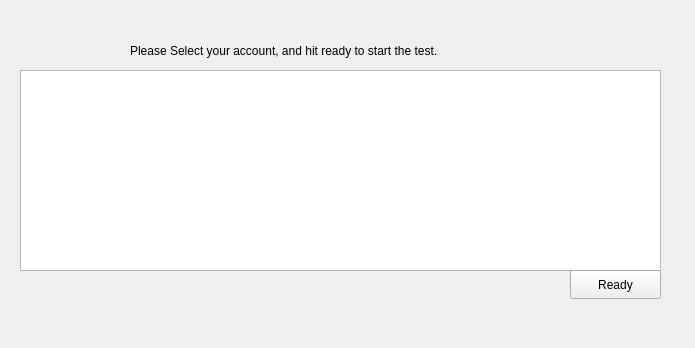
<?xml version="1.0" encoding="UTF-8"?>
<ui version="4.0">
 <class>cardaz_app</class>
 <widget class="QMainWindow" name="cardaz_app">
  <property name="geometry">
   <rect>
    <x>0</x>
    <y>0</y>
    <width>695</width>
    <height>348</height>
   </rect>
  </property>
  <property name="windowTitle">
   <string>cardaz_app</string>
  </property>
  <widget class="QWidget" name="centralWidget">
   <widget class="QStackedWidget" name="form_tabcontrol">
    <property name="geometry">
     <rect>
      <x>0</x>
      <y>20</y>
      <width>691</width>
      <height>301</height>
     </rect>
    </property>
    <property name="currentIndex">
     <number>2</number>
    </property>
    <widget class="QWidget" name="login_form">
     <widget class="QLabel" name="label">
      <property name="geometry">
       <rect>
        <x>200</x>
        <y>100</y>
        <width>271</width>
        <height>21</height>
       </rect>
      </property>
      <property name="text">
       <string>Do you have a record with us aleady?</string>
      </property>
     </widget>
     <widget class="QPushButton" name="yesacc_BTN">
      <property name="geometry">
       <rect>
        <x>150</x>
        <y>180</y>
        <width>91</width>
        <height>29</height>
       </rect>
      </property>
      <property name="text">
       <string>Yes</string>
      </property>
     </widget>
     <widget class="QPushButton" name="noacc_BTN">
      <property name="geometry">
       <rect>
        <x>450</x>
        <y>180</y>
        <width>91</width>
        <height>29</height>
       </rect>
      </property>
      <property name="text">
       <string>No</string>
      </property>
     </widget>
     <widget class="QPushButton" name="testformBTN">
      <property name="geometry">
       <rect>
        <x>310</x>
        <y>250</y>
        <width>91</width>
        <height>29</height>
       </rect>
      </property>
      <property name="text">
       <string>Test Form</string>
      </property>
     </widget>
    </widget>
    <widget class="QWidget" name="P_info_form">
     <widget class="QLineEdit" name="first_name_TB">
      <property name="geometry">
       <rect>
        <x>110</x>
        <y>30</y>
        <width>161</width>
        <height>21</height>
       </rect>
      </property>
     </widget>
     <widget class="QLabel" name="fname_label">
      <property name="geometry">
       <rect>
        <x>20</x>
        <y>30</y>
        <width>91</width>
        <height>21</height>
       </rect>
      </property>
      <property name="text">
       <string>&lt;html&gt;&lt;head/&gt;&lt;body&gt;&lt;p&gt;First Name:&lt;/p&gt;&lt;/body&gt;&lt;/html&gt;</string>
      </property>
     </widget>
     <widget class="QLineEdit" name="last_name_TB">
      <property name="geometry">
       <rect>
        <x>390</x>
        <y>30</y>
        <width>161</width>
        <height>21</height>
       </rect>
      </property>
     </widget>
     <widget class="QLabel" name="lname_label">
      <property name="geometry">
       <rect>
        <x>290</x>
        <y>30</y>
        <width>91</width>
        <height>21</height>
       </rect>
      </property>
      <property name="text">
       <string>&lt;html&gt;&lt;head/&gt;&lt;body&gt;&lt;p&gt;Last Name:&lt;/p&gt;&lt;/body&gt;&lt;/html&gt;</string>
      </property>
     </widget>
     <widget class="QLineEdit" name="mi_TB">
      <property name="geometry">
       <rect>
        <x>620</x>
        <y>30</y>
        <width>41</width>
        <height>21</height>
       </rect>
      </property>
     </widget>
     <widget class="QLabel" name="mi_label">
      <property name="geometry">
       <rect>
        <x>590</x>
        <y>30</y>
        <width>31</width>
        <height>21</height>
       </rect>
      </property>
      <property name="text">
       <string>mi:</string>
      </property>
     </widget>
     <widget class="QLineEdit" name="phone_TB">
      <property name="geometry">
       <rect>
        <x>110</x>
        <y>60</y>
        <width>131</width>
        <height>21</height>
       </rect>
      </property>
     </widget>
     <widget class="QLabel" name="phone_Label">
      <property name="geometry">
       <rect>
        <x>30</x>
        <y>60</y>
        <width>61</width>
        <height>21</height>
       </rect>
      </property>
      <property name="text">
       <string>Phone#: </string>
      </property>
     </widget>
     <widget class="QLabel" name="zipcode_Label">
      <property name="geometry">
       <rect>
        <x>490</x>
        <y>150</y>
        <width>71</width>
        <height>21</height>
       </rect>
      </property>
      <property name="text">
       <string>Zip Code:</string>
      </property>
     </widget>
     <widget class="QLabel" name="street_Label">
      <property name="geometry">
       <rect>
        <x>10</x>
        <y>120</y>
        <width>111</width>
        <height>21</height>
       </rect>
      </property>
      <property name="text">
       <string>Street Address:</string>
      </property>
     </widget>
     <widget class="QLabel" name="state_Label">
      <property name="geometry">
       <rect>
        <x>270</x>
        <y>150</y>
        <width>41</width>
        <height>21</height>
       </rect>
      </property>
      <property name="text">
       <string>State:</string>
      </property>
     </widget>
     <widget class="QLineEdit" name="phone_TB_2">
      <property name="geometry">
       <rect>
        <x>570</x>
        <y>150</y>
        <width>91</width>
        <height>21</height>
       </rect>
      </property>
     </widget>
     <widget class="QLabel" name="city_Label">
      <property name="geometry">
       <rect>
        <x>80</x>
        <y>150</y>
        <width>31</width>
        <height>21</height>
       </rect>
      </property>
      <property name="text">
       <string>City:</string>
      </property>
     </widget>
     <widget class="QLineEdit" name="street_TB">
      <property name="geometry">
       <rect>
        <x>130</x>
        <y>120</y>
        <width>531</width>
        <height>21</height>
       </rect>
      </property>
     </widget>
     <widget class="QComboBox" name="state_CB">
      <property name="geometry">
       <rect>
        <x>320</x>
        <y>150</y>
        <width>161</width>
        <height>21</height>
       </rect>
      </property>
      <property name="editable">
       <bool>true</bool>
      </property>
      <item>
       <property name="text">
        <string>&lt;None&gt;</string>
       </property>
      </item>
      <item>
       <property name="text">
        <string>Alabama</string>
       </property>
      </item>
      <item>
       <property name="text">
        <string>Alaska</string>
       </property>
      </item>
      <item>
       <property name="text">
        <string>Arkansas</string>
       </property>
      </item>
      <item>
       <property name="text">
        <string>California</string>
       </property>
      </item>
      <item>
       <property name="text">
        <string>Colorado</string>
       </property>
      </item>
      <item>
       <property name="text">
        <string>Connecticut</string>
       </property>
      </item>
      <item>
       <property name="text">
        <string>Delaware</string>
       </property>
      </item>
      <item>
       <property name="text">
        <string>Florida</string>
       </property>
      </item>
      <item>
       <property name="text">
        <string>Georgia</string>
       </property>
      </item>
      <item>
       <property name="text">
        <string>Hawaii</string>
       </property>
      </item>
      <item>
       <property name="text">
        <string>Idaho</string>
       </property>
      </item>
      <item>
       <property name="text">
        <string>Illinois</string>
       </property>
      </item>
      <item>
       <property name="text">
        <string>Indiana</string>
       </property>
      </item>
      <item>
       <property name="text">
        <string>Iowa</string>
       </property>
      </item>
      <item>
       <property name="text">
        <string>Kansas</string>
       </property>
      </item>
      <item>
       <property name="text">
        <string>Kentucky</string>
       </property>
      </item>
      <item>
       <property name="text">
        <string>louisiana</string>
       </property>
      </item>
      <item>
       <property name="text">
        <string>Maine</string>
       </property>
      </item>
      <item>
       <property name="text">
        <string>Maryland</string>
       </property>
      </item>
      <item>
       <property name="text">
        <string>Massachusetts</string>
       </property>
      </item>
      <item>
       <property name="text">
        <string>Michigan</string>
       </property>
      </item>
      <item>
       <property name="text">
        <string>Minnesota</string>
       </property>
      </item>
      <item>
       <property name="text">
        <string>Mississippi</string>
       </property>
      </item>
      <item>
       <property name="text">
        <string>Missouri</string>
       </property>
      </item>
      <item>
       <property name="text">
        <string>Montana</string>
       </property>
      </item>
      <item>
       <property name="text">
        <string>Nebraska</string>
       </property>
      </item>
      <item>
       <property name="text">
        <string>Nevada</string>
       </property>
      </item>
      <item>
       <property name="text">
        <string>New Hamshire</string>
       </property>
      </item>
      <item>
       <property name="text">
        <string>New Jersey</string>
       </property>
      </item>
      <item>
       <property name="text">
        <string>New Mexico</string>
       </property>
      </item>
      <item>
       <property name="text">
        <string>New York</string>
       </property>
      </item>
      <item>
       <property name="text">
        <string>North Carolina</string>
       </property>
      </item>
      <item>
       <property name="text">
        <string>North Dakota</string>
       </property>
      </item>
      <item>
       <property name="text">
        <string>Ohio</string>
       </property>
      </item>
      <item>
       <property name="text">
        <string>Oklahoma</string>
       </property>
      </item>
      <item>
       <property name="text">
        <string>Oregon</string>
       </property>
      </item>
      <item>
       <property name="text">
        <string>Pennsylvannia</string>
       </property>
      </item>
      <item>
       <property name="text">
        <string>Rhode Island</string>
       </property>
      </item>
      <item>
       <property name="text">
        <string>South Carolina</string>
       </property>
      </item>
      <item>
       <property name="text">
        <string>Tennessee</string>
       </property>
      </item>
      <item>
       <property name="text">
        <string>Texas</string>
       </property>
      </item>
      <item>
       <property name="text">
        <string>Utah</string>
       </property>
      </item>
      <item>
       <property name="text">
        <string>Vermont</string>
       </property>
      </item>
      <item>
       <property name="text">
        <string>Virginia</string>
       </property>
      </item>
      <item>
       <property name="text">
        <string>West Virginia</string>
       </property>
      </item>
      <item>
       <property name="text">
        <string>Wisconsin</string>
       </property>
      </item>
      <item>
       <property name="text">
        <string>Wyoming</string>
       </property>
      </item>
     </widget>
     <widget class="QLineEdit" name="street_TB_2">
      <property name="geometry">
       <rect>
        <x>130</x>
        <y>150</y>
        <width>121</width>
        <height>21</height>
       </rect>
      </property>
     </widget>
     <widget class="QLabel" name="titlelLabel">
      <property name="geometry">
       <rect>
        <x>250</x>
        <y>0</y>
        <width>181</width>
        <height>16</height>
       </rect>
      </property>
      <property name="text">
       <string>Patient infomation Form</string>
      </property>
     </widget>
     <widget class="QPushButton" name="execute_BTN">
      <property name="geometry">
       <rect>
        <x>550</x>
        <y>220</y>
        <width>91</width>
        <height>29</height>
       </rect>
      </property>
      <property name="text">
       <string>Start</string>
      </property>
     </widget>
    </widget>
    <widget class="QWidget" name="select_account">
     <widget class="QListWidget" name="listWidget">
      <property name="geometry">
       <rect>
        <x>20</x>
        <y>50</y>
        <width>641</width>
        <height>201</height>
       </rect>
      </property>
     </widget>
     <widget class="QLabel" name="start_info_Label">
      <property name="geometry">
       <rect>
        <x>130</x>
        <y>20</y>
        <width>411</width>
        <height>21</height>
       </rect>
      </property>
      <property name="text">
       <string>Please Select your account, and hit ready to start the test.</string>
      </property>
     </widget>
     <widget class="QPushButton" name="ready_BTN">
      <property name="geometry">
       <rect>
        <x>570</x>
        <y>250</y>
        <width>91</width>
        <height>29</height>
       </rect>
      </property>
      <property name="text">
       <string>Ready</string>
      </property>
     </widget>
    </widget>
    <widget class="QWidget" name="hgraph">
     <widget class="QPushButton" name="back_BTN">
      <property name="geometry">
       <rect>
        <x>40</x>
        <y>0</y>
        <width>91</width>
        <height>29</height>
       </rect>
      </property>
      <property name="text">
       <string>back</string>
      </property>
     </widget>
     <widget class="PlotWidget" name="heart_graph">
      <property name="geometry">
       <rect>
        <x>10</x>
        <y>40</y>
        <width>671</width>
        <height>271</height>
       </rect>
      </property>
     </widget>
    </widget>
    <widget class="QWidget" name="testpsql">
     <widget class="QPushButton" name="sBTN">
      <property name="geometry">
       <rect>
        <x>30</x>
        <y>40</y>
        <width>91</width>
        <height>29</height>
       </rect>
      </property>
      <property name="text">
       <string>select All</string>
      </property>
     </widget>
     <widget class="QPushButton" name="s1BTN">
      <property name="geometry">
       <rect>
        <x>30</x>
        <y>80</y>
        <width>91</width>
        <height>29</height>
       </rect>
      </property>
      <property name="text">
       <string>select one</string>
      </property>
     </widget>
     <widget class="QPushButton" name="sfilterBTN">
      <property name="geometry">
       <rect>
        <x>30</x>
        <y>120</y>
        <width>91</width>
        <height>29</height>
       </rect>
      </property>
      <property name="text">
       <string>Sel w/Filter</string>
      </property>
     </widget>
     <widget class="QPushButton" name="insBTN">
      <property name="geometry">
       <rect>
        <x>30</x>
        <y>160</y>
        <width>91</width>
        <height>29</height>
       </rect>
      </property>
      <property name="text">
       <string>Insert</string>
      </property>
     </widget>
     <widget class="QPushButton" name="upBTN">
      <property name="geometry">
       <rect>
        <x>30</x>
        <y>200</y>
        <width>91</width>
        <height>29</height>
       </rect>
      </property>
      <property name="text">
       <string>update</string>
      </property>
     </widget>
     <widget class="QPushButton" name="exitBTN">
      <property name="geometry">
       <rect>
        <x>500</x>
        <y>40</y>
        <width>111</width>
        <height>29</height>
       </rect>
      </property>
      <property name="text">
       <string>back to login</string>
      </property>
     </widget>
     <widget class="QPushButton" name="remBTN">
      <property name="geometry">
       <rect>
        <x>30</x>
        <y>240</y>
        <width>91</width>
        <height>29</height>
       </rect>
      </property>
      <property name="text">
       <string>Remove</string>
      </property>
     </widget>
    </widget>
   </widget>
  </widget>
 </widget>
 <layoutdefault spacing="6" margin="11"/>
 <customwidgets>
  <customwidget>
   <class>PlotWidget</class>
   <extends>QGraphicsView</extends>
   <header location="global">pyqtgraph.h</header>
  </customwidget>
 </customwidgets>
 <resources/>
 <connections/>
</ui>
